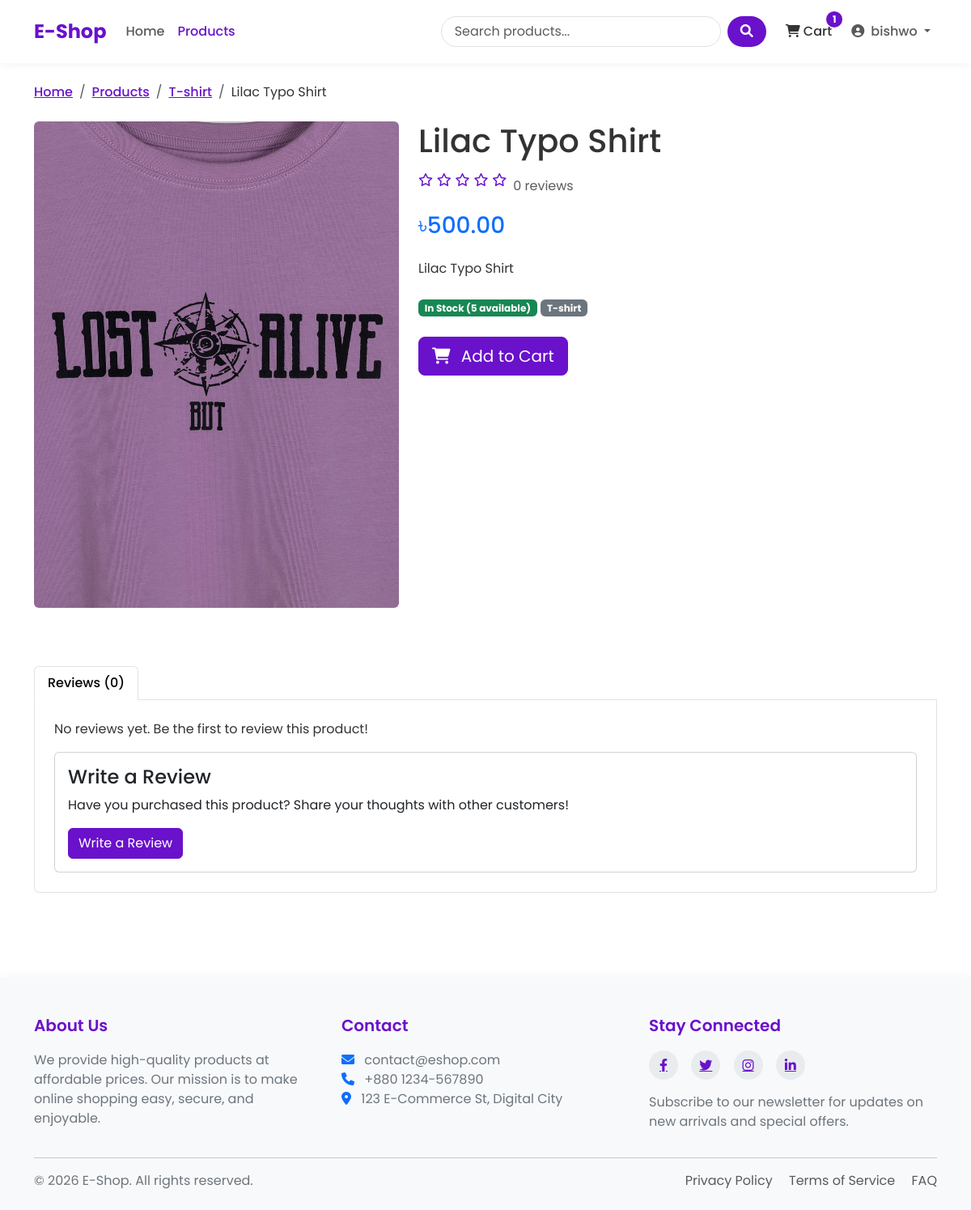
Screenshot of /products/detail/lilac-typo-shirt/ (signed in) with the database file from the repository.
### shop/models.py (models this page shows, shortened)
class Cart(models.Model):
    user = models.OneToOneField(User,on_delete= models.CASCADE)
    created_at = models.DateTimeField(auto_now_add=True)
    updated_at = models.DateTimeField(auto_now=True)
    def get_total_items(self):
        return sum(item.quantity for item in self.items.all())

class CartItem(models.Model):
    cart = models.ForeignKey(Cart, on_delete=models.CASCADE, related_name='items')
    product = models.ForeignKey(Product, on_delete=models.CASCADE)
    quantity = models.PositiveBigIntegerField(default=1)

class Product(models.Model):
    name = models.CharField(max_length=100)
    slug = models.SlugField(max_length=200, unique= True)
    category = models.ForeignKey(Category,on_delete= models.CASCADE, related_name= 'products')
    description = models.TextField()
    price = models.DecimalField(max_digits=100, decimal_places=2)
    stock = models.PositiveBigIntegerField(default=1)
    available = models.BooleanField(default=1)
    created_at = models.DateTimeField(auto_now_add=True)
    updated_at = models.DateTimeField(auto_now=True)
    image = models.ImageField(upload_to='products/%Y/%m/%d') #products/date

class Category(models.Model):
    name = models.CharField(max_length=200)
    slug = models.SlugField(max_length=200, unique = True)
    description = models.TextField(blank=True)
    class Meta():
        verbose_name_plural = 'Categories'

### shop/views.py (the view)
# urls.py: path('products/detail/<slug:slug>/', views.product_detail, name='product_detail'),
def product_detail(request,slug):
    product = get_object_or_404(models.Product, slug = slug, available = True)
    related_products = models.Product.objects.filter(category = product.category).exclude(id = product.id)
    user_rating = None
    if request.user.is_authenticated:
        try:
            user_rating = models.Rating.objects.get(product=product, user = request.user)
        except models.Rating.DoesNotExist:
            pass
    rating_form = RatingForm(instance = user_rating)
    return render(request,'shop/product_detail.html',{
        'product' : product,
        'related_products' : related_products,
        'rating_form' : rating_form,
        'user_rating' : user_rating,
    })

### shop/forms.py
class RatingForm(forms.ModelForm):
    class Meta:
        model = Rating
        fields = ['rating','comment']
        widgets = {
            'rating' : forms.Select(choices=[(i,i) for i in range(1,6)]),
            'comment' : forms.Textarea(attrs={'rows' : 4})
        }

### shop/context_processors.py (called while the page is built)
def cart_items_count(request):
    if request.user.is_authenticated:
        try:
            cart = Cart.objects.get(user = request.user)
            return{'cart_items_count' : cart.get_total_items}
        except Cart.DoesNotExist:
            {'cart_items_count' : 0}
    return{'cart_items_count' : 0}

### templates/shop/product_detail.html (shortened to what this page needs)
{% extends 'base.html' %}
{% block content %}
<nav aria-label="breadcrumb">
    <ol class="breadcrumb">
        <li class="breadcrumb-item"><a href="{% url 'home' %}">Home</a></li>
        <li class="breadcrumb-item"><a href="{% url 'product_list' %}">Products</a></li>
        <li class="breadcrumb-item"><a href="{% url 'product_list_by_category' product.category.slug %}">{{ product.category.name }}</a></li>
        <li class="breadcrumb-item active" aria-current="page">{{ product.name }}</li>
    </ol>
</nav>
<div class="row">
    <div class="col-md-5 mb-4">
        {% if product.image %}
        <img src="{{ product.image.url }}" class="img-fluid rounded" alt="{{ product.name }}">
        {% else %}
        <div class="bg-light text-center p-5 rounded">
            <i class="fas fa-image fa-5x text-muted"></i>
        </div>
        {% endif %}
    </div>
    <div class="col-md-7">
        <h1 class="mb-3">{{ product.name }}</h1>
        <div class="d-flex align-items-center mb-3">
            <div class="rating me-2">
                {% for i in "12345" %}
                {% if forloop.counter <= product.average_rating %}
                <i class="fas fa-star"></i>
                {% else %}
                <i class="far fa-star"></i>
                {% endif %}
                {% endfor %}
            </div>
            <span class="text-muted">{{ product.ratings.count }} review{{ product.ratings.count|pluralize }}</span>
        </div>
        <h2 class="h3 text-primary mb-4">৳{{ product.price }}</h2>
        <p class="mb-4">{{ product.description }}</p>
        <div class="mb-4">
            <span class="badge bg-{% if product.stock > 0 %}success{% else %}danger{% endif %}">
                {% if product.stock > 0 %}In Stock ({{ product.stock }} available){% else %}Out of Stock{% endif %}
            </span>
            <span class="badge bg-secondary">{{ product.category.name }}</span>
        </div>
        {% if product.stock > 0 %}
        <form action="{% url 'cart_add' product.id %}" method="post" class="mb-4">
            <button type="submit" class="btn btn-primary btn-lg">
                <i class="fas fa-shopping-cart me-2"></i> Add to Cart
            </button>
        </form>
        {% endif %}
    </div>
</div>
<div class="row mt-5">
    <div class="col-12">
        <ul class="nav nav-tabs" id="productTabs" role="tablist">
            <li class="nav-item" role="presentation">
                <button class="nav-link active" id="reviews-tab" data-bs-toggle="tab" data-bs-target="#reviews"
                        type="button" role="tab" aria-controls="reviews" aria-selected="true">
                    Reviews ({{ product.ratings.count }})
                </button>
            </li>
        </ul>
        <div class="tab-content p-4 border border-top-0 rounded-bottom" id="productTabsContent">
            <div class="tab-pane fade show active" id="reviews" role="tabpanel" aria-labelledby="reviews-tab">
                {% if product.ratings.count > 0 %}
                <div class="mb-4">
                    <h4>Customer Reviews</h4>
                    {% for rating in product.ratings.all %}
                    <div class="card mb-3">
                        <div class="card-body">
                            <div class="d-flex justify-content-between align-items-center mb-2">
                                <h5 class="mb-0">{{ rating.user.username }}</h5>
                                <div class="rating">
                                    {% for i in "12345" %}
                                    {% if forloop.counter <= rating.rating %}
                                    <i class="fas fa-star"></i>
                                    {% else %}
                                    <i class="far fa-star"></i>
                                    {% endif %}
                                    {% endfor %}
                                </div>
                            </div>
                            <p class="text-muted small mb-2">{{ rating.created|date:"F d, Y" }}</p>
                            <p class="mb-0">{{ rating.comment }}</p>
                        </div>
                    </div>
                    {% endfor %}
                </div>
                {% else %}
                <p>No reviews yet. Be the first to review this product!</p>
                {% endif %}
                {% if user.is_authenticated %}
                    {% if user_rating %}
                    <h4>Your Review</h4>
                    <div class="card mb-3">
                        <div class="card-body">
                            <div class="d-flex justify-content-between align-items-center mb-2">
                                <div class="rating">
                                    {% for i in "12345" %}
                                    {% if forloop.counter <= user_rating.rating %}
                                    <i class="fas fa-star"></i>
                                    {% else %}
                                    <i class="far fa-star"></i>
                                    {% endif %}
                                    {% endfor %}
                                </div>
                                <a href="{% url 'rate_product' product.id %}" class="btn btn-sm btn-outline-primary">
                                    Edit Review
                                </a>
                            </div>
                            <p class="mb-0">{{ user_rating.comment }}</p>
                        </div>
                    </div>
                    {% else %}
                    <div class="card">
                        <div class="card-body">
                            <h4>Write a Review</h4>
                            <p>Have you purchased this product? Share your thoughts with other customers!</p>
                            <a href="{% url 'rate_product' product.id %}" class="btn btn-primary">Write a Review</a>
                        </div>
                    </div>
                    {% endif %}
                {% else %}
                <div class="alert alert-info">
                    Please <a href="{% url 'login' %}?next={{ request.path }}">log in</a> to write a review.
                </div>
                {% endif %}
            </div>
        </div>
    </div>
</div>
{% endblock %}

### templates/base.html (shortened to what this page needs)
<!DOCTYPE html>
<html lang="en">
<head>
    <link href="https://cdn.jsdelivr.net/npm/bootstrap@5.3.0/dist/css/bootstrap.min.css" rel="stylesheet">
    <link rel="stylesheet" href="https://cdnjs.cloudflare.com/ajax/libs/font-awesome/6.0.0/css/all.min.css">
    {% load static %}
</head>
<body>
    <header>
        <nav class="navbar navbar-expand-lg navbar-light bg-white">
            <div class="container">
                <a class="navbar-brand" href="{% url 'home' %}">E-Shop</a>
                <div class="collapse navbar-collapse" id="navbarNav">
                    <ul class="navbar-nav me-auto mb-2 mb-lg-0">
                        <li class="nav-item {% if request.path == '/' %}active{% endif %}">
                            <a class="nav-link" href="{% url 'home' %}">Home</a>
                        </li>
                        <li class="nav-item {% if '/products/' in request.path %}active{% endif %}">
                            <a class="nav-link" href="{% url 'product_list' %}">Products</a>
                        </li>
                    </ul>
                    <form class="d-flex search-box me-3" action="{% url 'product_list' %}" method="get">
                        <input class="form-control search-input me-2" type="search" name="search" placeholder="Search products..." aria-label="Search">
                        <button class="btn search-btn" type="submit">
                            <i class="fas fa-search"></i>
                        </button>
                    </form>
                    <ul class="navbar-nav">
                        <li class="nav-item me-2">
                            <a class="nav-link cart-btn" href="{% url 'cart_detail' %}">
                                <i class="fas fa-shopping-cart"></i> Cart
                                {% if cart_items_count %}
                                    <span class="badge rounded-pill cart-badge">{{ cart_items_count }}</span>
                                {% endif %}
                            </a>
                        </li>
                        {% if user.is_authenticated %}
                            <li class="nav-item dropdown">
                                <a class="nav-link dropdown-toggle" href="#" id="navbarDropdown" role="button"
                                   data-bs-toggle="dropdown" aria-expanded="false">
                                    <i class="fas fa-user-circle me-1"></i> {{ user.username }}
                                </a>
                            </li>
                        {% endif %}
                    </ul>
                </div>
            </div>
        </nav>
    </header>
    <main class="container my-4">
        {% block content %}{% endblock %}
    </main>
    <footer>
        <div class="container">
            <div class="row">
                <div class="col-md-4 mb-4 mb-md-0">
                    <h5>About Us</h5>
                    <p>We provide high-quality products at affordable prices. Our mission is to make online shopping easy, secure, and enjoyable.</p>
                </div>
                <div class="col-md-4 mb-4 mb-md-0">
                    <h5>Contact</h5>
                    <p>
                        <i class="fas fa-envelope me-2 text-primary"></i> contact@eshop.com<br>
                        <i class="fas fa-phone me-2 text-primary"></i> +880 1234-567890<br>
                        <i class="fas fa-map-marker-alt me-2 text-primary"></i> 123 E-Commerce St, Digital City
                    </p>
                </div>
                <div class="col-md-4">
                    <h5>Stay Connected</h5>
                    <div class="social-icons mb-3">
                        <a href="#"><i class="fab fa-facebook-f"></i></a>
                        <a href="#"><i class="fab fa-twitter"></i></a>
                        <a href="#"><i class="fab fa-instagram"></i></a>
                        <a href="#"><i class="fab fa-linkedin-in"></i></a>
                    </div>
                    <p>Subscribe to our newsletter for updates on new arrivals and special offers.</p>
                </div>
            </div>
            <hr>
            <div class="row mt-3">
                <div class="col-md-6 mb-2 mb-md-0">
                    <p class="mb-0">&copy; {% now "Y" %} E-Shop. All rights reserved.</p>
                </div>
                <div class="col-md-6 text-md-end">
                    <p class="mb-0">
                        <a href="#" class="text-decoration-none me-3 text-muted">Privacy Policy</a>
                        <a href="#" class="text-decoration-none me-3 text-muted">Terms of Service</a>
                        <a href="#" class="text-decoration-none text-muted">FAQ</a>
                    </p>
                </div>
            </div>
        </div>
    </footer>
</body>
</html>

### templates/shop/product_detail.html (style rules this page uses)
.breadcrumb-item a { color: var(--primary-color); font-weight: 500; }
.breadcrumb-item.active { color: var(--text-color); }
.breadcrumb { background-color: transparent; padding: 0; margin-bottom: 1.5rem; }
.rating { display: flex; align-items: center; gap: 0.3rem; margin-bottom: 1rem; }
.rating i { color: var(--primary-color); }

### templates/base.html (style rules this page uses)
:root { --primary-color: #6a11cb; --primary-dark: #5a0cb8; --primary-light: #7c4ddb; --secondary-color: #2575fc; --text-color: #333333; --text-light: #6c757d; --bg-light: #f8f9fa; --border-radius: 10px; --box-shadow: 0 5px 15px rgba(0,0,0,0.08); }
body { font-family: 'Poppins', sans-serif; color: var(--text-color); display: flex; flex-direction: column; min-height: 100vh; }
main { flex: 1; }
.navbar { padding: 1rem 0; box-shadow: 0 2px 10px rgba(0,0,0,0.05); }
.navbar-brand { font-weight: 700; font-size: 1.5rem; color: var(--primary-color); }
.nav-link { font-weight: 500; padding: 0.5rem 1rem; transition: all 0.3s ease; }
.nav-item.active .nav-link { color: var(--primary-color); }
.search-box { position: relative; }
.search-input { border-radius: 50px; padding-left: 1rem; border: 1px solid #dee2e6; transition: all 0.3s ease; }
.search-btn { border-radius: 50px; background-color: var(--primary-color); color: white; padding: 0.375rem 1rem; border: none; }
.cart-btn { position: relative; padding: 0.5rem 1rem; color: var(--text-color); transition: all 0.3s ease; }
.cart-badge { position: absolute; top: 0; right: 0; transform: translate(25%, -25%); background-color: var(--primary-color); }
.rating { color: #ffc107; }
.btn-primary { background-color: var(--primary-color); border-color: var(--primary-color); }
footer { background-color: var(--bg-light); padding: 3rem 0 1.5rem; margin-top: 5rem; box-shadow: 0 -2px 10px rgba(0,0,0,0.03); }
footer h5 { font-weight: 600; margin-bottom: 1.2rem; color: var(--primary-color); }
footer p { color: var(--text-light); }
.social-icons a { display: inline-flex; align-items: center; justify-content: center; width: 36px; height: 36px; background-color: #e9ecef; color: var(--primary-color); border-radius: 50%; margin-right: 0.75rem; transition: all 0.3s ease; }

### rows the page displays
Cart: id.quantity "1"
Product: category.name "T-shirt", name "Lilac Typo Shirt", image (picture), ratings.count "0", price "500.00", description "Lilac Typo Shirt", stock "5"

### other values shown
{{ user.username }} "bishwo"
